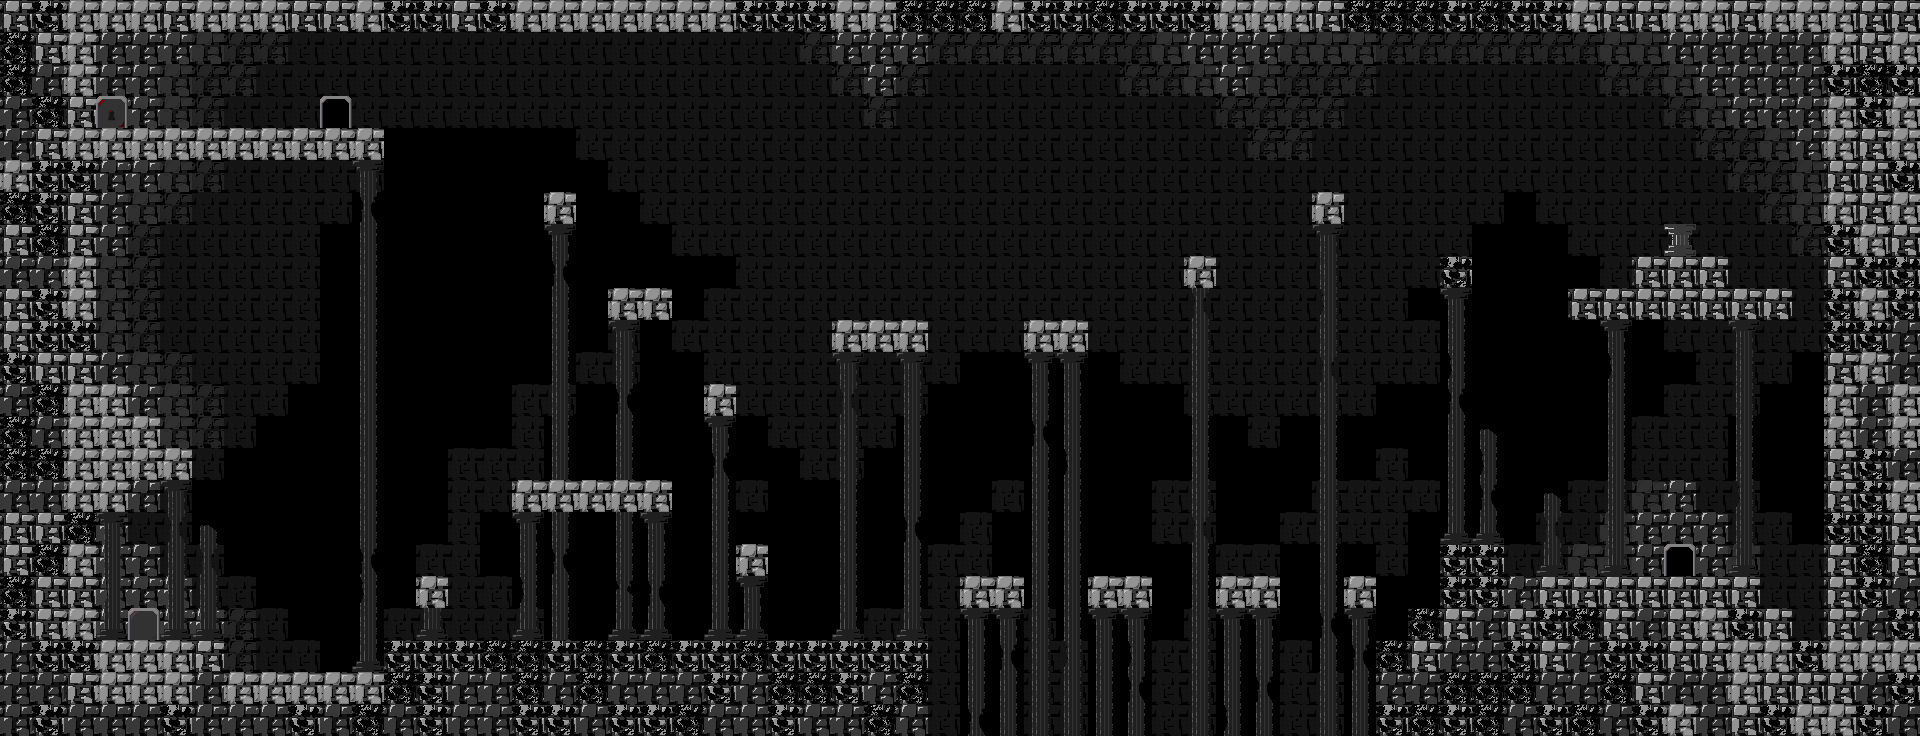

A level layout from a 2D game, rendered from its tile map. Below: a short description, then the map file with tile-grid data replaced by summaries:
An orthogonal 60x23 tile map with 32x32 px tiles, 9 tile layers (background, dooroff, backgroundforeground, ground, ...) and 7 objects.

<map version="1.0" orientation="orthogonal" renderorder="right-down" width="60" height="23" tilewidth="32" tileheight="32" backgroundcolor="#000000" nextobjectid="83">
 <tileset firstgid="1" name="bricks" tilewidth="32" tileheight="32">
  <image source="../tileset/bricks.png" width="256" height="192" />
  <tile id="0">
   <properties>
    <property name="keyType" value="black" />
   </properties>
  </tile>
  <tile id="37">
   <properties>
    <property name="destination" value="doorPrevious" />
    <property name="level" value="0" />
   </properties>
  </tile>
 </tileset>
 <layer name="background" width="60" height="23">
  <data>[1380 cells, 840 non-empty, 14 distinct tile ids]</data>
 </layer>
 <layer name="dooroff" width="60" height="23">
  <data>[1380 cells, 8 non-empty, 2 distinct tile ids]</data>
 </layer>
 <layer name="backgroundforeground" width="60" height="23">
  <data>[1380 cells, 166 non-empty, 6 distinct tile ids]</data>
 </layer>
 <layer name="ground" width="60" height="23">
  <data>[1380 cells, 93 non-empty, 6 distinct tile ids]</data>
 </layer>
 <layer name="wall" width="60" height="23">
  <data>[1380 cells, 96 non-empty, 4 distinct tile ids]</data>
 </layer>
 <layer name="doornext" width="60" height="23">
  <data>[1380 cells, 1 non-empty, 1 distinct tile ids]</data>
 </layer>
 <layer name="doorprevious" width="60" height="23">
  <data>[1380 cells, 1 non-empty, 1 distinct tile ids]</data>
 </layer>
 <layer name="doorother" width="60" height="23">
  <properties>
   <property name="destination" value="topleft" />
   <property name="levelnumber" value="2" />
  </properties>
  <data>[1380 cells, 1 non-empty, 1 distinct tile ids]</data>
 </layer>
 <layer name="doorlockedblood" width="60" height="23">
  <properties>
   <property name="destination" value="doorprevious" />
   <property name="levelnumber" value="0" />
  </properties>
  <data>[1380 cells, 1 non-empty, 1 distinct tile ids]</data>
 </layer>
 <objectgroup name="phantom">
  <object id="68" x="847" y="619">
   <ellipse />
  </object>
 </objectgroup>
 <objectgroup name="key">
  <properties>
   <property name="keyType" value="blood" />
  </properties>
  <object id="82" x="367.667" y="107">
   <properties>
    <property name="keyType" value="black" />
   </properties>
   <ellipse />
  </object>
 </objectgroup>
 <objectgroup name="life">
  <object id="79" x="1680" y="205">
   <ellipse />
  </object>
 </objectgroup>
 <objectgroup name="playerdestinations">
  <properties>
   <property name="name" value="topleft" />
  </properties>
  <object id="11" x="143.5" y="623">
   <properties>
    <property name="name" value="doorprevious" />
   </properties>
   <ellipse />
  </object>
  <object id="26" x="1680" y="561">
   <properties>
    <property name="name" value="doornext" />
   </properties>
   <ellipse />
  </object>
  <object id="72" x="336" y="113">
   <properties>
    <property name="name" value="topleftright" />
   </properties>
   <ellipse />
  </object>
  <object id="73" x="112" y="113">
   <properties>
    <property name="name" value="topleftleft" />
   </properties>
   <ellipse />
  </object>
 </objectgroup>
 <objectgroup name="heart" />
</map>